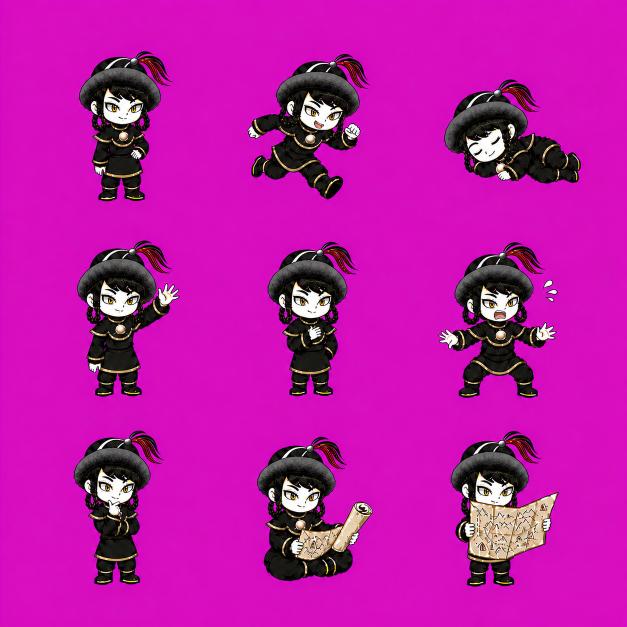
#> input picture source/batu-pose-sheet-inward-braids-fine-plume-v31-chroma.png, 1254 x 1254 px (shown at 1/2 size)
$ python -i build_assets.py   (imports and definitions only)
#> lines starting #> are read from the running program, lines starting #| are printed output that depends on the picture
#!/usr/bin/env python3
"""Build the Batu Codex v2 atlas and preview assets from chroma-key sheets."""

from __future__ import annotations

import json
from pathlib import Path

from PIL import Image, ImageChops, ImageDraw, ImageFilter, ImageFont, ImageOps


ROOT = Path(__file__).resolve().parents[1]
SOURCE = ROOT / "source" / "batu-pose-sheet-inward-braids-fine-plume-v31-chroma.png"
ATLAS_PATH = ROOT / "package" / "spritesheet.webp"
CONTACT_SHEET_PATH = ROOT / "assets" / "contact-sheet.png"
LOOK_SHEET_PATH = ROOT / "assets" / "look-directions.png"
IDLE_GIF_PATH = ROOT / "assets" / "idle.gif"
BUILD_REPORT_PATH = ROOT / "qa" / "build-report.json"
WAVE_FACE_LOCK_BOX = (58, 28, 150, 130)
# Official Codex idle uses 6 frames. Blink sits on the two 110ms slots.
IDLE_DURATIONS_MS = (280, 110, 110, 140, 140, 320)
# Atlas-space box covering both eyelids on the GitHub closed-eye frame.
IDLE_EYE_BOX = (78, 74, 132, 96)

CELL_WIDTH = 192
CELL_HEIGHT = 208
COLUMNS = 8
ROWS = 11
ATLAS_SIZE = (CELL_WIDTH * COLUMNS, CELL_HEIGHT * ROWS)
# The v31 source intentionally draws Batu at one consistent scale in every
# pose. Keep that source-space scale fixed so raised hands, maps, or horizontal
# poses cannot make the renderer shrink the character's head and body.
POSE_SOURCE_SCALE = 0.62

ROW_LABELS = (
    "row 0 · idle",
    "row 1 · running-right",
    "row 2 · running-left",
    "row 3 · waving",
    "row 4 · hover-wave",
    "row 5 · failed",
    "row 6 · waiting",
    "row 7 · working",
    "row 8 · review",
    "row 9 · look 000–157.5",
    "row 10 · look 180–337.5",
)

ACTIVE_FRAMES = (6, 8, 8, 8, 8, 8, 6, 6, 6, 8, 8)


# [145 lines left out: functions remove_magenta_chroma, remove_transparent_rgb, extract_poses, extract_animation_rows, feathered_region_mask, not called in this run]


def isolate_idle_eye_motion(frames: list[Image.Image]) -> list[Image.Image]:
    """Official 6-frame idle: GitHub open and fully-closed lids only, body locked."""
    open_frame = render_pose(frames[0])
    # Source order is open, half, closed, open. Skip the half-blink entirely.
    closed_source = render_pose(frames[2])
    aligned_closed = Image.new("RGBA", open_frame.size, (0, 0, 0, 0))
    aligned_closed.alpha_composite(closed_source, (1, -1))
    eye_mask = feathered_region_mask(open_frame.size, IDLE_EYE_BOX, blur_radius=2)
    closed = remove_transparent_rgb(Image.composite(aligned_closed, open_frame, eye_mask))
    return [
        open_frame.copy(),
        closed.copy(),
        closed.copy(),
        open_frame.copy(),
        open_frame.copy(),
        open_frame.copy(),
    ]


# [49 lines left out: functions isolate_wave_arm_motion, lock_frame_region, not called in this run]


def render_pose(
    pose: Image.Image,
    *,
    max_width: int = 178,
    max_height: int = 198,
    source_scale: float | None = None,
    scale_delta: float = 0.0,
    angle: float = 0.0,
    dx: int = 0,
    dy: int = 0,
    flip: bool = False,
    foot_y: int = 204,
) -> Image.Image:
    subject = ImageOps.mirror(pose) if flip else pose.copy()
    base_scale = (
        source_scale
        if source_scale is not None
        else min(max_width / subject.width, max_height / subject.height)
    )
    scale = max(0.1, base_scale * (1.0 + scale_delta))
    size = (
        max(1, round(subject.width * scale)),
        max(1, round(subject.height * scale)),
    )
    subject = subject.resize(size, Image.Resampling.LANCZOS)
    if angle:
        subject = subject.rotate(
            angle,
            resample=Image.Resampling.BICUBIC,
            expand=True,
            center=(subject.width / 2, subject.height * 0.72),
        )

    frame = Image.new("RGBA", (CELL_WIDTH, CELL_HEIGHT), (0, 0, 0, 0))
    requested_x = (CELL_WIDTH - subject.width) // 2 + dx
    requested_y = foot_y - subject.height + dy
    # Motion offsets must never push pixels outside a fixed atlas cell. Codex
    # clips each cell before displaying it, so clamp the composed subject while
    # preserving as much of the requested movement as the transparent margin allows.
    x = min(max(requested_x, 0), max(0, CELL_WIDTH - subject.width))
    y = min(max(requested_y, 0), max(0, CELL_HEIGHT - subject.height))
    frame.alpha_composite(subject, (x, y))
    return remove_transparent_rgb(frame)


# [159 lines left out: functions make_rows, build_atlas, checkerboard, flatten_preview, build_contact_sheet, build_look_sheet and 2 more, not called in this run]


# [2 lines not run here, left out]

>>> import cv2
>>> picture = cv2.imread('../source/batu-pose-sheet-inward-braids-fine-plume-v31-chroma.png', cv2.IMREAD_GRAYSCALE)
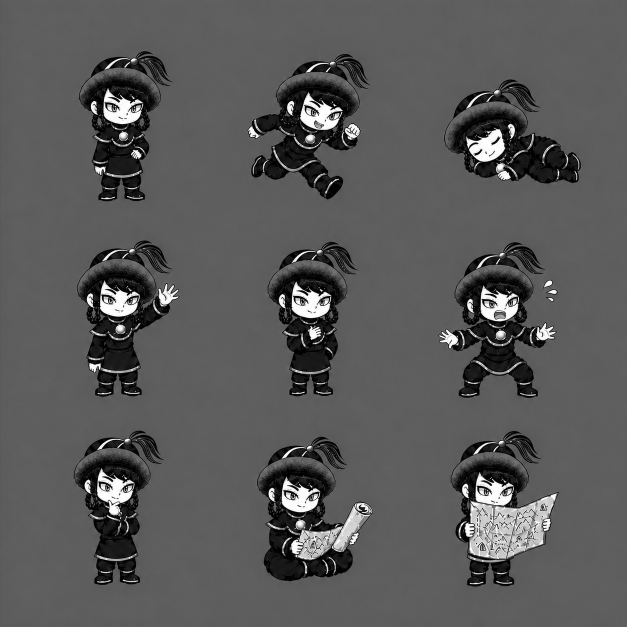
#> picture: shape (1254, 1254) (shown at 1/2 size); min 0, max 255, mean 88.7
>>> result = isolate_idle_eye_motion(picture)
#> in render_pose, `subject = ImageOps.mirror(pose) if flip else pose.copy()`: subject = 1254 values, max 98 at index 411, min 88 at index 0, mean 94.82
#> (the run stopped early here; a loop or call above may not have finished)
